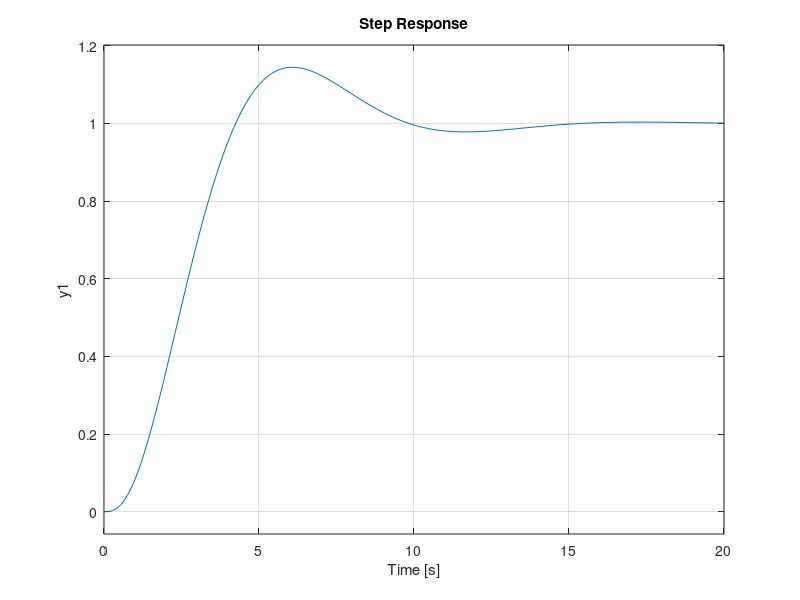
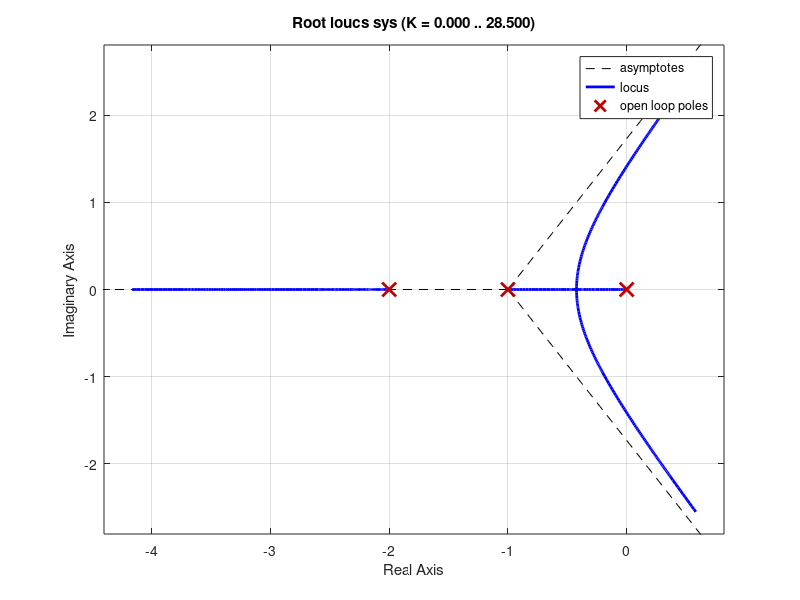

Recreate these plots in MATLAB, in order. (Note: this script raises an error after producing the figures.)
clc;
clear all;
close all;
num=[1];
den=[1 3 2 0];
sys=tf(num,den) %open loop transfer function
cl_sys=feedback(sys,1) %closed loop transfer function
step(cl_sys); %step response of closed loop system
figure;
rlocus(sys); %root locus of open loop transfer function
z=input('Enter the value of zeta:'); %For 20 % overshoot, z=0.456
w=input('Enter the value of omega n:'); %w=1
sgrid(z,w); %plots the line with z and w given
[k,poles]=rlocfind(sys); %returns the value of gain and poles at a selected point on the root locus
new_clsys=feedback(k*sys,1) %closed loop transfer function of new system with modified gain
figure
step(new_clsys); %step response of new closed loop system